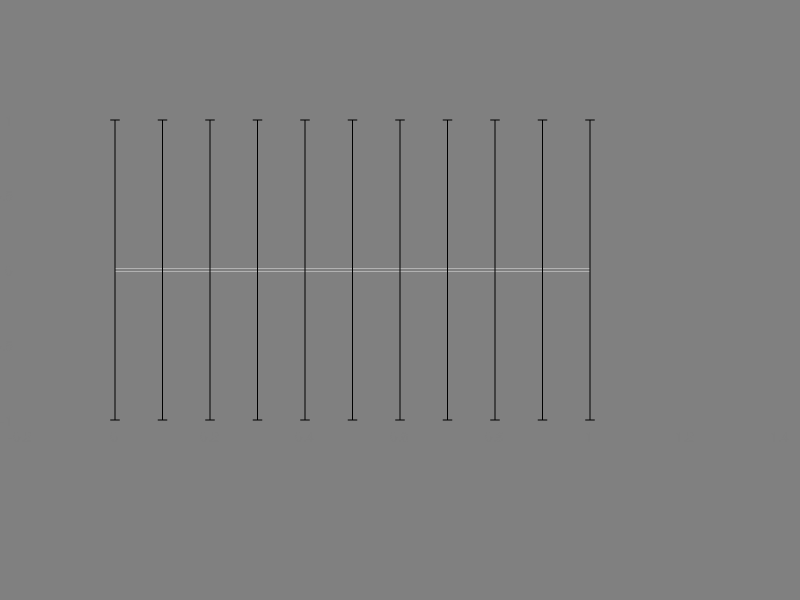

This chart was generated by the following MATLAB code: (Note: this script raises an error after producing the figure.)
%% Normal distribution

clear all;

% mkdir('SocialCueLow_gray')
% cd SocialCueLow_gray
% m = 0.30    % provide mean
% s = 0.15    % provide stdev

%mkdir('SocialCue_mean5o5')
%cd SocialCue_mean5o5
m = 0.7857;     % provide mean [0.175, 0.25, 0.5, 0.6]
v = 0.15^2;  % provide stdev^2
n = 10;     % number of ratings to display
a = 11
z = []
z(1:a,:) = 1

set(0, 'defaultFigurePosition', [300 400 400 120], 'defaultFigureColor' , [.5 .5 .5], ...
    'defaultLineColor', [1 1 1])
set(0, 'DefaultFigureInvertHardcopy', 'off')

mu = log(m/(sqrt(1 + v/m^2)));
s = sqrt(log(1 + v/m^2));
lognormdist = makedist('lognormal','mu',mu, 'sigma',s);  % creates lognormal distribution with mean m and stdev sqrt(v)

fid = fopen('stimulilv1.txt','w');   % opens textfile to write stimulus parameters
fprintf(fid, '%s %d %s %d \n', 'mean = ', m, 'stdev = ', sqrt(v))
fprintf(fid, '%s \t %s \t %s \t %s \t %s \t %s \t \n', 'Stimulusfile', 'Mean', 'StDev','Min', 'Max',  'IndivRatings') 

f = 1
%for f = 1:1   % creates and saves figures as bmp

    close all
    
    stim(f).ratings = random(lognormdist, n,1);  % draws 10 values from normal distribution as defined above
    
    for i = 1:length(stim(f).ratings)
        while stim(f).ratings(i) < 0 | stim(f).ratings(i) > 1 | ~isreal(stim(f).ratings(i))   % if outside of bounds [0 1] repeat until sample found
            stim(f).ratings(i) = random(lognormdist, 1,1);
        end
    end
    
    stim(f).ratingsmean = mean(stim(f).ratings);
    stim(f).ratingsstdev = std(stim(f).ratings);
    stim(f).min = min(stim(f).ratings);
    stim(f).max = max(stim(f).ratings);

    % draws figure
   figure1 = figure('Color',[.5 .5 .5], 'Position', [800 400 600 250]);
    axes1 = axes('Parent', figure1, 'Position', [0.025 0.30 0.95 0.5], ...
                 'Color', [.5 .5 .5], 'YColor', [.5 .5 .5],...
                 'XColor', [.5 .5 .5]);
    hold(axes1, 'all');

    anchors = []
    anchors.points = [0 .1 .2 .3 .4 .5 .6 .7 .8 .9 1]';
    line([0,1], [0 0], 'Color', 'w', 'LineWidth', 2); hold on;
    plot(anchors.points, 1, '.', 'MarkerSize', 1, 'Color',[.5 .5 .5]); hold on;
    errorbar(anchors.points, zeros(a,1), z, 'black', 'LineWidth', .5); hold on;
    plot(stim(f).ratings, 1, '.', 'MarkerSize', 1, 'Color',[.5 .5 .5]); hold on;
    errorbar(stim(f).ratings, zeros(n,1), (ones(n,1)), 'w', 'LineWidth', 2); hold on;

   

    strpos = {'Extremely', 'Positive'};
    strneg = {'Extremely', 'Negative'}
    l1 = text(.85, -.85,strpos,'FontSize',16, 'Color',[1 1 1]); hold on;
    l2 = text(0, -.85,strneg,'FontSize',16, 'Color',[1 1 1]); hold on;

    xlim([0 1])
    ylim([-0.5 0.5])
    box off
    
    % stuff for filename that includes m and s
    ms = num2str(stim(f).ratingsmean,'%.3f');
    ss = num2str(stim(f).ratingsstdev,'%.3f');
    stim(f).filename = ([num2str(f), '_M', ms(:,3:5), '_STD', ss(:, 3:5), '.jpg']);
      
    fprintf(fid, '%s \t %s \t %d \t %d \t %d \t %d \t %d \t %d \t %d \t %d \t %d \t %d \t %d \t %d \t %d \t %d \t \n', stim(f).filename, stim(f).ratingsmean, stim(f).ratingsstdev, stim(f).min, stim(f).max, stim(f).ratings');
  
    set(gcf,'Units','pixels','Position',[200 200 600 150]);  %# Modify figure size

    frame = getframe(gcf);                   %# Capture the current window
    %imwrite(frame.cdata, stim(f).filename);  %# Save the frame data
    
    
%end  

%fclose(fid);

%save('stimulilv1', 'stim')  % saves the parameter structure as mat file